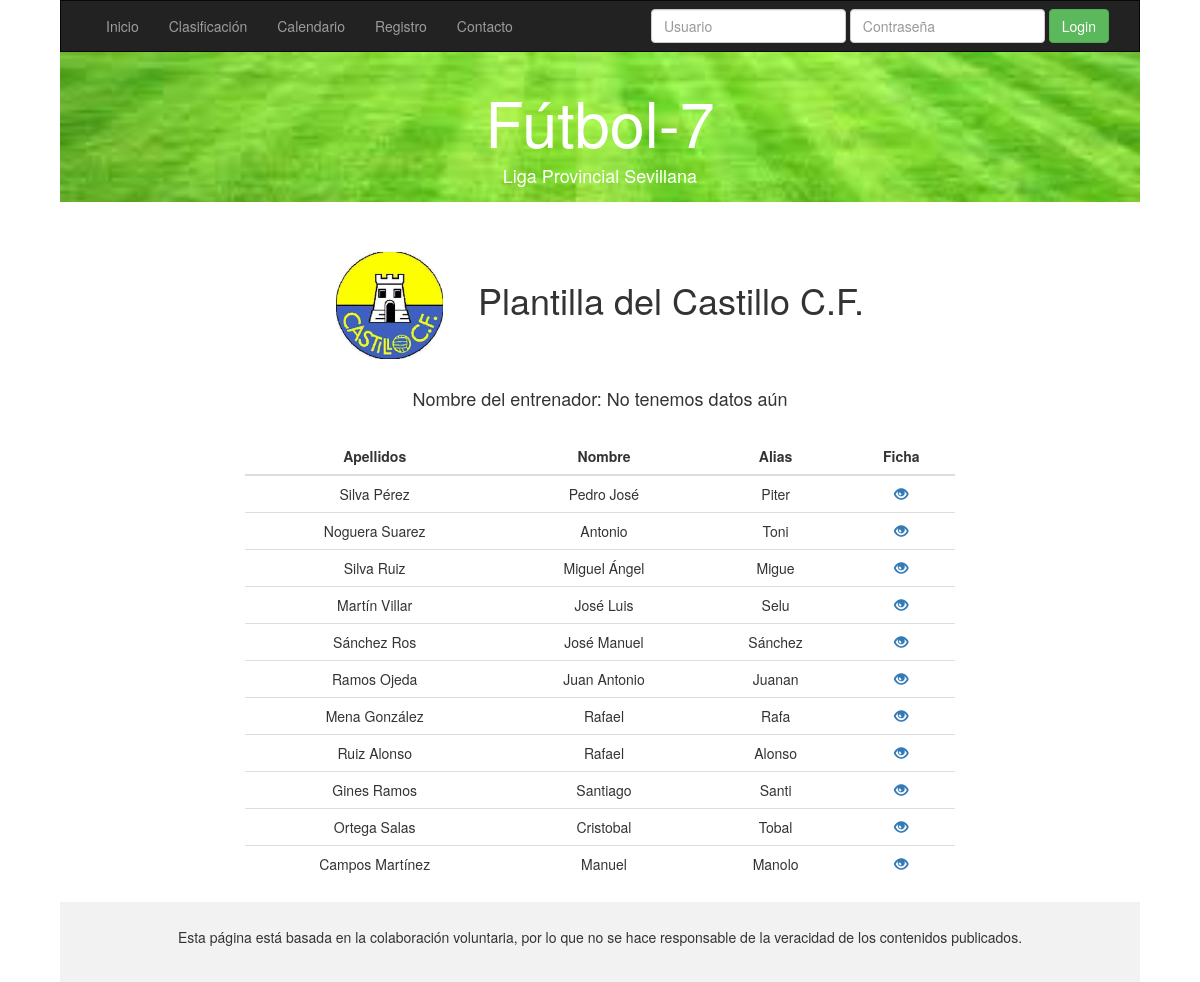
Screenshot of /usuario/equipo.php?id=2 with the database file from the repository.
### tables this page shows
CREATE TABLE `EQUIPO` (
  `idEquipo` int(10) unsigned NOT NULL AUTO_INCREMENT,
  `nombre` varchar(45) NOT NULL,
  `localidad` varchar(45) DEFAULT NULL,
  PRIMARY KEY (`idEquipo`)
);

CREATE TABLE `JUGADOR` (
  `idJugador` int(10) unsigned NOT NULL AUTO_INCREMENT,
  `nombre` varchar(45) DEFAULT NULL,
  `apellidos` varchar(100) DEFAULT NULL,
  `alias` varchar(45) NOT NULL,
  `posicion` varchar(45) DEFAULT NULL,
  `altura` decimal(10,0) unsigned DEFAULT NULL,
  `peso` tinyint(3) unsigned DEFAULT NULL,
  `numero` tinyint(3) unsigned DEFAULT NULL,
  `edad` tinyint(3) unsigned DEFAULT NULL,
  `idEquipo` int(10) unsigned NOT NULL,
  PRIMARY KEY (`idJugador`),
  KEY `fk_Jugador_1_idx` (`idEquipo`),
  CONSTRAINT `fk_Jugador_1` FOREIGN KEY (`idEquipo`) REFERENCES `EQUIPO` (`idEquipo`) ON DELETE CASCADE ON UPDATE CASCADE
);

### usuario/equipo.php (the view, shortened to what this page needs)
<!DOCTYPE html>
<html>
<head>
  <?php include 'cabecera.php' ?>
    <link rel="stylesheet" type="text/css" href="./css/equipo.css">
</head>
<body>
    <?php include 'include.php' ?>
      <div class="row">
        <div class="col-md-2"></div>
        <div class="col-md-8">
          <?php
        $connection = new mysqli("localhost", "usufutbol", "usufutbol", "futbol2");
        mysqli_set_charset($connection, "utf8");
        $id=$_GET['id'];
        if ($result = $connection->query("SELECT nombre FROM EQUIPO WHERE idEquipo=$id;")){
          $obj = $result->fetch_object();
          echo "<h1 class='plantilla'><img src='../imagenes/$id.png'>Plantilla del $obj->nombre</h1>";
          $result = $connection->query("SELECT en.nombre, en.apellidos FROM Entrena ent,
            ENTRENADOR en WHERE ent.idEntrenador=en.idEntrenador and ent.idEquipo=$id;");
          $filas=$result->num_rows;
          $obj=$result->fetch_object();
          if ($filas===0) {
            echo "<h4 class='plantilla'>Nombre del entrenador: No tenemos datos aún</h4>";
          }else {
            echo "<h4 class='plantilla'>Nombre del entrenador: $obj->nombre $obj->apellidos</h4>";
          }
        ?>
            <table class="table table-hover text-center">
              <thead>
                <tr>
                  <th>Apellidos</th>
                  <th>Nombre</th>
                  <th>Alias</th>
                  <th>Ficha</th>
                </tr>
              </thead>
              <?php
              $result2 = $connection->query("select j.nombre,j.apellidos,j.alias,j.idJugador from
               JUGADOR j,EQUIPO e WHERE j.idEquipo=e.idEquipo and e.idEquipo=$id;");
              while($obj2 = $result2->fetch_object()) {
                  echo "<tr>";
                  echo "<td>".$obj2->apellidos."</td>";
                  echo "<td>".$obj2->nombre."</td>";
                  echo "<td>".$obj2->alias."</td>";
                  echo "<td><a href='jugador.php?id=$obj2->idJugador'>
                  <span class='glyphicon glyphicon-eye-open'/></a></td>";
              }
              echo "</table>";
            }
        ?>
        </div>
      </div>
      <footer class="container-fluid text-center">
        <p>Esta página está basada en la colaboración voluntaria, por lo que no se hace responsable de la veracidad de los contenidos publicados.</p>
      </footer>
</body>
</html>

### usuario/css/equipo.css (style rules this page uses)
body { width: 90%; margin: 0 auto; }
footer { background-color: #f2f2f2; padding: 25px; }
.plantilla { text-align: center; margin-bottom: 30px; }
img { width: 15%; margin-right: 5%; }
th { text-align: center; }

### rows the page displays
equipo: nombre "Castillo C.F."
jugador: apellidos "Silva Pérez", nombre "Pedro José", alias "Piter"
jugador: apellidos "Noguera Suarez", nombre "Antonio", alias "Toni"
jugador: apellidos "Silva Ruiz", nombre "Miguel Ángel", alias "Migue"
jugador: apellidos "Martín Villar", nombre "José Luis", alias "Selu"
jugador: apellidos "Sánchez Ros", nombre "José Manuel", alias "Sánchez"
jugador: apellidos "Ramos Ojeda", nombre "Juan Antonio", alias "Juanan"
jugador: apellidos "Mena González", nombre "Rafael", alias "Rafa"
jugador: apellidos "Ruiz Alonso", nombre "Rafael", alias "Alonso"
jugador: apellidos "Gines Ramos", nombre "Santiago", alias "Santi"
jugador: apellidos "Ortega Salas", nombre "Cristobal", alias "Tobal"
jugador: apellidos "Campos Martínez", nombre "Manuel", alias "Manolo"
